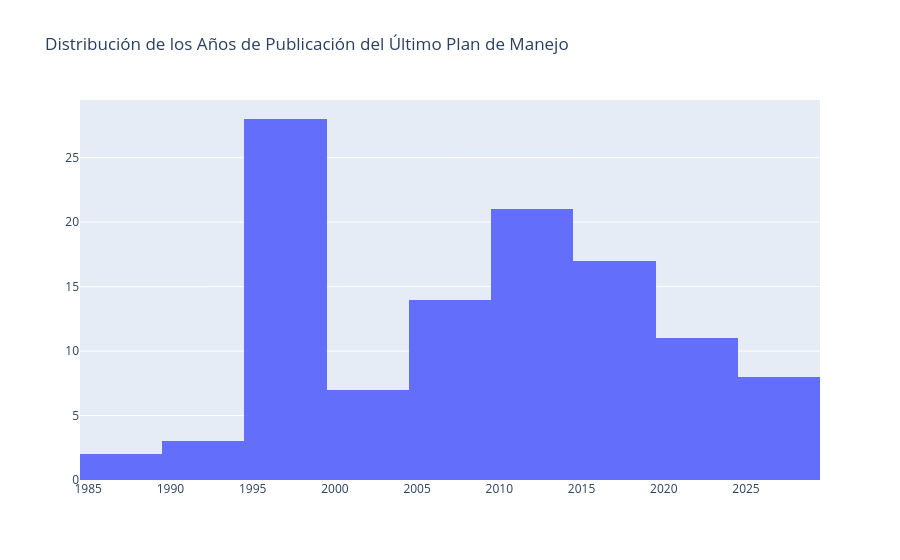

This figure's notebook cell:
### Code cell
import matplotlib.pyplot as plt
import pandas as pd
from datetime import datetime

# Asegurar que el año sea numérico
df["anio_ultimo"] = pd.to_numeric(df["anio_ultimo"], errors="coerce")

# Filtrar solo áreas que tienen plan válido
df_plot = df.loc[(df["tiene_plan"] == True) & (df["anio_ultimo"] > 0)].copy()

import plotly.graph_objects as go

fig = go.Figure(data=[go.Histogram(x=df_plot["anio_ultimo"])])
fig.update_layout(
    title="Distribución de los Años de Publicación del Último Plan de Manejo"
)
fig.write_image("histograma_anio_ultimo_plan.png")

fig.show()

### Figure 1 — Plotly figure (JSON) as saved in the notebook; plotly's stock layout.template omitted (floating-point values rounded to 4 significant figures)
{"data": [{"type": "histogram", "x": [1995.0, 2008.0, 2014.0, 2000.0, 1998.0, 2014.0, 1997.0, 2009.0, 2014.0, 2014.0, 2008.0, 1994.0, 2000.0, 2001.0, 2001.0, 1997.0, 2014.0, 2014.0, 1997.0, 2006.0, 2021.0, 1998.0, 1999.0, 1999.0, 2017.0, 1993.0, 2018.0, 2008.0, 1997.0, 1999.0, 2002.0, 1997.0, 1997.0, 2018.0, 2008.0, 2014.0, 2008.0, 2017.0, 2014.0, 2007.0, 2015.0, 2013.0, 1988.0, 1999.0, 2012.0, 2014.0, 2014.0, 2008.0, 2018.0, 2014.0, 2014.0, 2008.0, 1995.0, 2014.0, 1998.0, 1995.0, 1998.0, 2004.0, 2014.0, 1999.0, 1990.0, 1989.0, 1996.0, 1998.0, 2014.0, 2014.0, 2008.0, 2000.0, 1999.0, 2014.0, 1996.0, 1996.0, 2014.0, 2014.0, 2019.0, 2022.0, 1997.0, 2008.0, 1996.0, 2017.0, 1996.0, 2008.0, 1997.0, 2016.0, 2019.0, 2016.0, 2019.0, 2019.0, 2021.0, 2019.0, 2023.0, 2023.0, 2018.0, 2022.0, 2025.0, 2025.0, 2025.0, 2019.0, 2022.0, 2020.0, 2008.0, 2025.0, 2022.0, 1997.0, 2024.0, 2025.0, 2026.0, 2021.0, 2025.0, 2017.0, 2025.0]}], "layout": {"title": {"text": "Distribución de los Años de Publicación del Último Plan de Manejo"}}}
